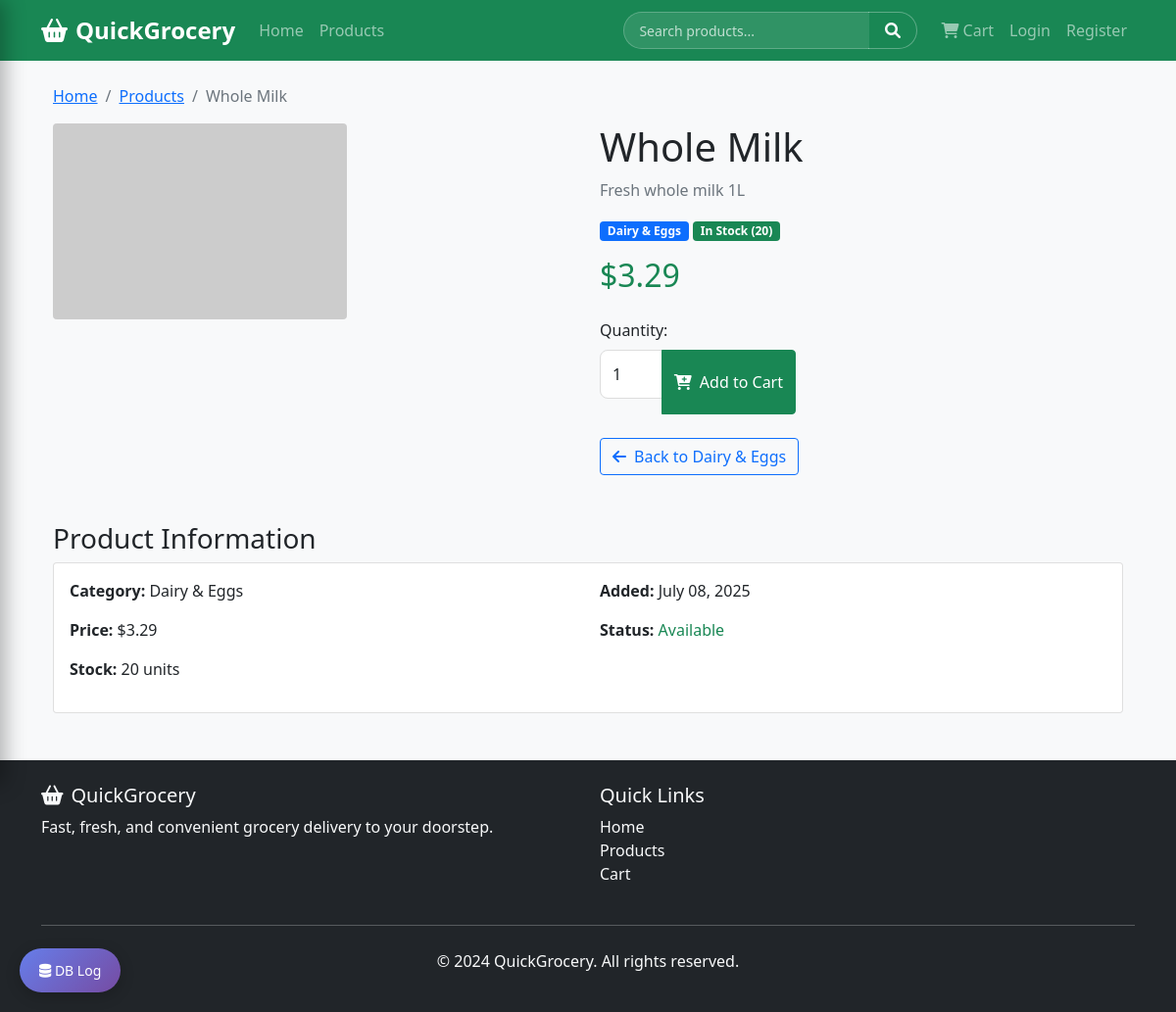
The app's page /product/3 with its own data.
### app.py (models this page shows)
class Product(db.Model):
    id = db.Column(db.Integer, primary_key=True)
    name = db.Column(db.String(200), nullable=False)
    description = db.Column(db.Text)
    price = db.Column(db.Float, nullable=False)
    image_url = db.Column(db.String(200))
    stock = db.Column(db.Integer, default=0)
    category_id = db.Column(db.Integer, db.ForeignKey('category.id'))
    is_available = db.Column(db.Boolean, default=True)
    created_at = db.Column(db.DateTime, default=datetime.utcnow)

class Category(db.Model):
    id = db.Column(db.Integer, primary_key=True)
    name = db.Column(db.String(100), unique=True, nullable=False)
    icon = db.Column(db.String(50))
    products = db.relationship('Product', backref='category', lazy=True)

### app.py (the view)
@app.route('/product/<int:product_id>')
def product_detail(product_id):
    product = Product.query.get_or_404(product_id)
    return render_template('product_detail.html', product=product)

### templates/product_detail.html (shortened to what this page needs)
{% extends "base.html" %}
{% block content %}
<div class="container">
    <nav aria-label="breadcrumb">
        <ol class="breadcrumb">
            <li class="breadcrumb-item"><a href="{{ url_for('index') }}">Home</a></li>
            <li class="breadcrumb-item"><a href="{{ url_for('products') }}">Products</a></li>
            <li class="breadcrumb-item active" aria-current="page">{{ product.name }}</li>
        </ol>
    </nav>
    <div class="row">
        <div class="col-md-6">
            <img src="{{ product.image_url }}" alt="{{ product.name }}" class="img-fluid rounded">
        </div>
        <div class="col-md-6">
            <h1>{{ product.name }}</h1>
            <p class="text-muted mb-3">{{ product.description }}</p>
            <div class="mb-3">
                <span class="badge bg-primary">{{ product.category.name }}</span>
                {% if product.stock > 0 %}
                <span class="badge bg-success">In Stock ({{ product.stock }})</span>
                {% else %}
                <span class="badge bg-danger">Out of Stock</span>
                {% endif %}
            </div>
            <h2 class="text-success mb-4">${{ "%.2f"|format(product.price) }}</h2>
            {% if product.stock > 0 %}
            <form method="POST" action="{{ url_for('add_to_cart', product_id=product.id) }}">
                <div class="mb-3">
                    <label for="quantity" class="form-label">Quantity:</label>
                    <div class="input-group" style="width: 200px;">
                        <input type="number" class="form-control" id="quantity" name="quantity" value="1" min="1" max="{{ product.stock }}">
                        <button class="btn btn-success" type="submit">
                            <i class="fas fa-cart-plus me-2"></i>Add to Cart
                        </button>
                    </div>
                </div>
            </form>
            {% else %}
            <button class="btn btn-secondary" disabled>
                <i class="fas fa-times me-2"></i>Out of Stock
            </button>
            {% endif %}
            <div class="mt-4">
                <a href="{{ url_for('products', category=product.category.id) }}" class="btn btn-outline-primary">
                    <i class="fas fa-arrow-left me-2"></i>Back to {{ product.category.name }}
                </a>
            </div>
        </div>
    </div>
    <div class="row mt-5">
        <div class="col-12">
            <h3>Product Information</h3>
            <div class="card">
                <div class="card-body">
                    <div class="row">
                        <div class="col-md-6">
                            <p><strong>Category:</strong> {{ product.category.name }}</p>
                            <p><strong>Price:</strong> ${{ "%.2f"|format(product.price) }}</p>
                            <p><strong>Stock:</strong> {{ product.stock }} units</p>
                        </div>
                        <div class="col-md-6">
                            <p><strong>Added:</strong> {{ product.created_at.strftime('%B %d, %Y') }}</p>
                            <p><strong>Status:</strong>
                                {% if product.is_available %}
                                    <span class="text-success">Available</span>
                                {% else %}
                                    <span class="text-danger">Unavailable</span>
                                {% endif %}
                            </p>
                        </div>
                    </div>
                </div>
            </div>
        </div>
    </div>
</div>
{% endblock %}

### static/css/style.css (style rules this page uses)
body { font-family: 'Segoe UI', Tahoma, Geneva, Verdana, sans-serif; background-color: #f8f9fa; }
.form-control { border-radius: 8px; border: 1px solid #ddd; padding: 0.75rem; margin-bottom: 1rem; }

### records on screen
Product: name "Whole Milk", description "Fresh whole milk 1L", stock "20", price "3.29", created_at "July 08, 2025"
Category: category.name "Dairy & Eggs"
